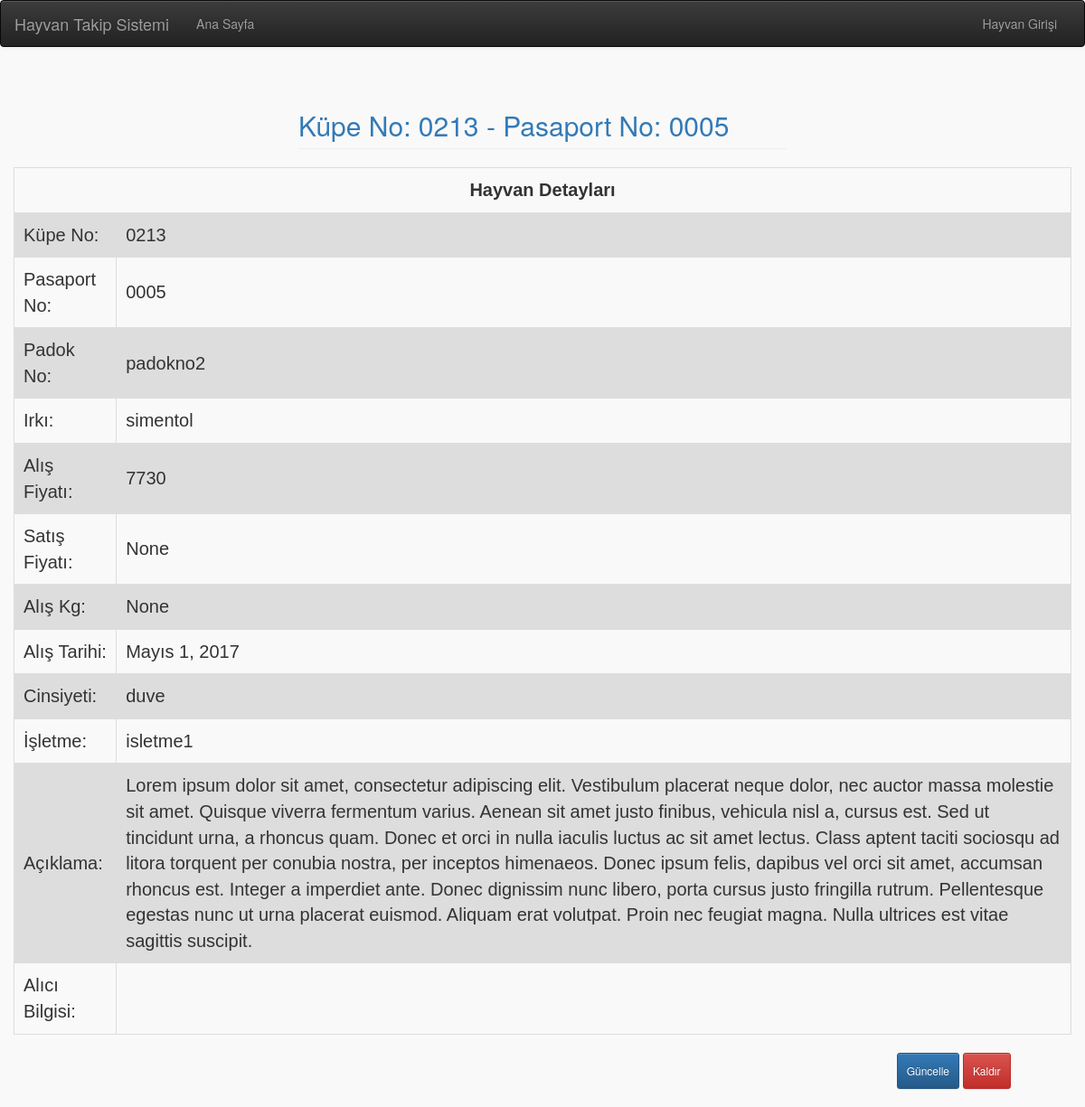
/hayvan-detay/4/, run on the app's committed database.
### hayvanGirisi/models.py (models this page shows, shortened)
class HayvanGiris(models.Model):
    PADOKNO = (
    (None, 'Padok No Seçiniz'), ('padokno1', 'Padok No1'), ('padokno2', 'Padok No2'), ('padokno3', 'Padok No3'))
    IRK = ((None, 'Irk Seçiniz'), ('montofon', 'Montofon'), ('holstein', 'Holstein'), ('simentol', 'Simentol'),
           ('jersey', 'Jersey'), ('angus', 'Angus'))
    CINSIYET = ((None, 'Cinsiyet Seçiniz'), ('erkek', 'Erkek'), ('duve', 'Düve'),('inek','İnek'),('malak','Malak'))
    ISLETME = (
    (None, 'İşletme Seçiniz'), ('isletme1', 'İşletme 1'), ('isletme2', 'İşletme 2'), ('isletme3', 'İşletme 3'))
    kupe_no = models.CharField(max_length=50, verbose_name='Küpe No', blank=True, null=True, unique=True)
    pasaport_no = models.CharField(max_length=50, verbose_name='Pasaport No', blank=True, null=True,unique=True)
    padok_no = models.CharField(choices=PADOKNO, verbose_name='Padok No', max_length=50, blank=False, null=True)
    irki = models.CharField(choices=IRK, verbose_name='IRK', max_length=50, blank=False, null=True)
    alis_fiyati = models.CharField(max_length=50, verbose_name='Alış Fiyatı', blank=False, null=True)
    satis_fiyati = models.CharField(max_length=50, verbose_name='Satış Fiyatı', blank=True, null=True)
    alis_kg = models.CharField(max_length=50, verbose_name='Alış Kg', blank=True, null=True)
    alis_tarihi = models.DateField(null=True, blank=True, verbose_name='Alış Tarihi')
    cinsiyet = models.CharField(choices=CINSIYET, blank=False, null=True, max_length=20, verbose_name='Cinsiyet')
    isletme = models.CharField(choices=ISLETME, verbose_name='ISLETME', max_length=50, blank=False, null=True)
    aciklama = models.TextField(max_length=1000, verbose_name='Açıklama', blank=True, null=True)
    alici_bilgi = models.TextField(max_length=1000, verbose_name='Alıcı Bilgi', blank=True, null=True)
    class Meta:
        verbose_name_plural = 'Hayvan'

### hayvanGirisi/views.py (the view)
# urls.py: re_path(r'hayvan-detay/(?P<pk>[0-9]+)/$', hayvan_detay, name='hayvan-detay'),
def hayvan_detay(request, pk):
    form = HayvanGirisiForm
    try:
        hayvan = HayvanGiris.objects.get(pk=pk)
    except:
        raise Http404
    return render(request, 'hayvanGirisi/hayvan-detay.html', context={'hayvan': hayvan, 'form': form})

### templates/hayvanGirisi/hayvan-detay.html (shortened to what this page needs)
{% extends 'base.html' %}
{% load static %}
{% block icerik %}
    <div class="row">
        <div class="col-lg-12 pull-center">
            <div class="col-lg-6 pull-center">
                <h2 class="page-header"></span> </a> <a
                        href="#">Küpe No: {{ hayvan.kupe_no }} - Pasaport No: {{ hayvan.pasaport_no }}</a>
                </h2>
            </div>
        </div>
    </div>
    <div class="row">
        <table>
            <tr>
                <th colspan="2" style="text-align: center">Hayvan Detayları</th>
            </tr>
            <tr>
                <td>Küpe No:</td>
                <td>{{ hayvan.kupe_no }}</td>
            </tr>
            <tr>
                <td>Pasaport No:</td>
                <td>{{ hayvan.pasaport_no}}</td>
            </tr>
            <tr>
                <td>Padok No:</td>
                <td>{{ hayvan.padok_no }}</td>
            </tr>
            <tr>
                <td>Irkı:</td>
                <td>{{ hayvan.irki }}</td>
            </tr>
            <tr>
                <td>Alış Fiyatı:</td>
                <td>{{ hayvan.alis_fiyati }}</td>
            </tr>
            <tr>
                <td>Satış Fiyatı:</td>
                <td>{{ hayvan.satis_fiyati }}</td>
            </tr>
            <tr>
                <td>Alış Kg:</td>
                <td>{{ hayvan.alis_kg }}</td>
            </tr>
            <tr>
                <td>Alış Tarihi:</td>
                <td>{{ hayvan.alis_tarihi }}</td>
            </tr>
            <tr>
                <td>Cinsiyeti:</td>
                <td>{{ hayvan.cinsiyet }}</td>
            </tr>
            <tr>
                <td>İşletme:</td>
                <td>{{ hayvan.isletme }}</td>
            </tr>
            <tr>
                <td>Açıklama:</td>
                <td>{{ hayvan.aciklama }}</td>
            </tr>
            <tr>
                <td>Alıcı Bilgisi:</td>
                <td>{{ hayvan.alici_bilgi }}</td>
            </tr>
        </table>
    </div>
    <div class="row" style="padding: 20px">
        <div class="col-lg-2 pull-right">
            <a class="btn btn-primary btn-sm" style="padding: 10px" href="{% url 'hayvan-guncelle' hayvan.pk %}">Güncelle</a>
            <a class="btn btn-danger btn-sm" style="padding: 10px" href="{% url 'hayvan-sil' hayvan.pk %}">Kaldır</a>
        </div>
    </div>
{% endblock %}

### static/base.css (style rules this page uses)
.pull-center { float: none; margin: 0 auto; }

### templates/hayvanGirisi/hayvan-detay.html (style rules this page uses)
table { font-family: arial, sans-serif; border-collapse: collapse; width: 100%; }
td, th { border: 1px solid #dddddd; text-align: left; padding: 10px; font-size: 20px; }
tr:nth-child(even) { background-color: #dddddd; }

### templates/base.html (style rules this page uses)
body { background-color: #f9f9f9 }

### data on the page
HayvanGiris: kupe_no "0213", pasaport_no "0005", padok_no "padokno2", irki "simentol", alis_fiyati "7730", satis_fiyati "None", alis_kg "None", alis_tarihi "Mayıs 1, 2017", cinsiyet "duve", isletme "isletme1", aciklama "Lorem ipsum dolor sit amet, consectetur adipiscing elit. Vestibulum placerat neque dolor, nec auctor massa molestie sit amet. Quisque viverra fermentum varius. Aenean sit amet justo finibus, vehicula nisl a, cursus est. Sed ut tincidunt urna, a rhoncus quam. Donec et orci in nulla iaculis luctus ac sit amet lectus. Class aptent taciti sociosqu ad litora torquent per conubia nostra, per inceptos himenaeos. Donec ipsum felis, dapibus vel orci sit amet, accumsan rhoncus est. Integer a imperdiet ante. Donec dignissim nunc libero, porta cursus justo fringilla rutrum. Pellentesque egestas nunc ut urna placerat euismod. Aliquam erat volutpat. Proin nec feugiat magna. Nulla ultrices est vitae…"
